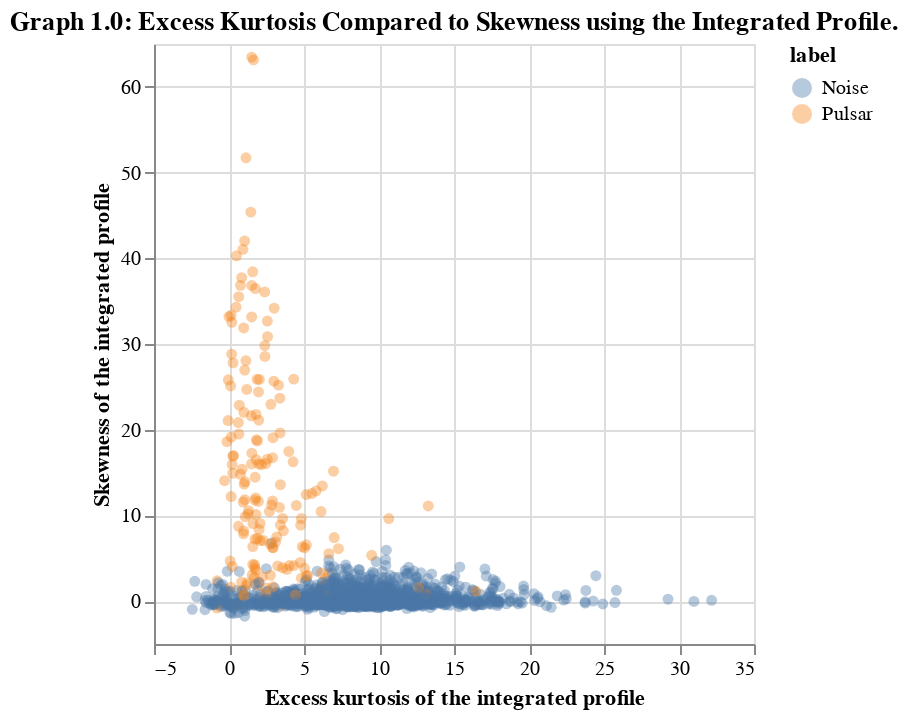

Notebook cell for this chart:
### Markdown cell above
As an exploratory visualization of the data, we created a graph comparing the Skewness of the integrated profile (y-axis) to the Excess kurtosis of the integrated profile (x-axis). We also coloured the pulsar and noise examples to be able to determine if we can obtain any information on when we have a pulsar, or when it is noise. Based on the graph, we found that lower values of the Skewness of the integrated profile and of the Excess kurtosis of the integrated profile are typically noise, while pulsars typically have larger values. From the visualization of our graph and tables 1.1 and 1.2, we were able to determine that we have an imbalance between the number of Noise and Pulsar Labels.

### Code cell
# Create the graph to visualize our data.
pulsar_plot = alt.Chart(pulsar_data.sample(n=2000)).mark_circle(opacity=0.4).encode(
    x=alt.X("excess_kurtosis_dm-snr_curve").title("Excess kurtosis of the integrated profile"),
    y=alt.Y("skewness_integrated_profile").title("Skewness of the integrated profile"),
    color=alt.Color("label").title("label")
).properties(
    title="Graph 1.0: Excess Kurtosis Compared to Skewness using the Integrated Profile."
)
pulsar_plot

### Figure 1 — Vega-Lite specification as saved in the notebook (floating-point values rounded to 4 significant figures; data arrays with more than 128 entries replaced by an {"elided": "..."} marker saying what was removed)
{"config": {"view": {"continuousWidth": 300, "continuousHeight": 300}}, "data": {"name": "data-f8e940417622633e62a75434f2e449ac"}, "mark": {"type": "circle", "opacity": 0.4}, "encoding": {"color": {"field": "label", "title": "label", "type": "nominal"}, "x": {"field": "excess_kurtosis_dm-snr_curve", "title": "Excess kurtosis of the integrated profile", "type": "quantitative"}, "y": {"field": "skewness_integrated_profile", "title": "Skewness of the integrated profile", "type": "quantitative"}}, "title": "Graph 1.0: Excess Kurtosis Compared to Skewness using the Integrated Profile.", "$schema": "https://vega.github.io/schema/vega-lite/v5.15.1.json", "datasets": {"data-f8e940417622633e62a75434f2e449ac": {"elided": "2000 records"}}}
